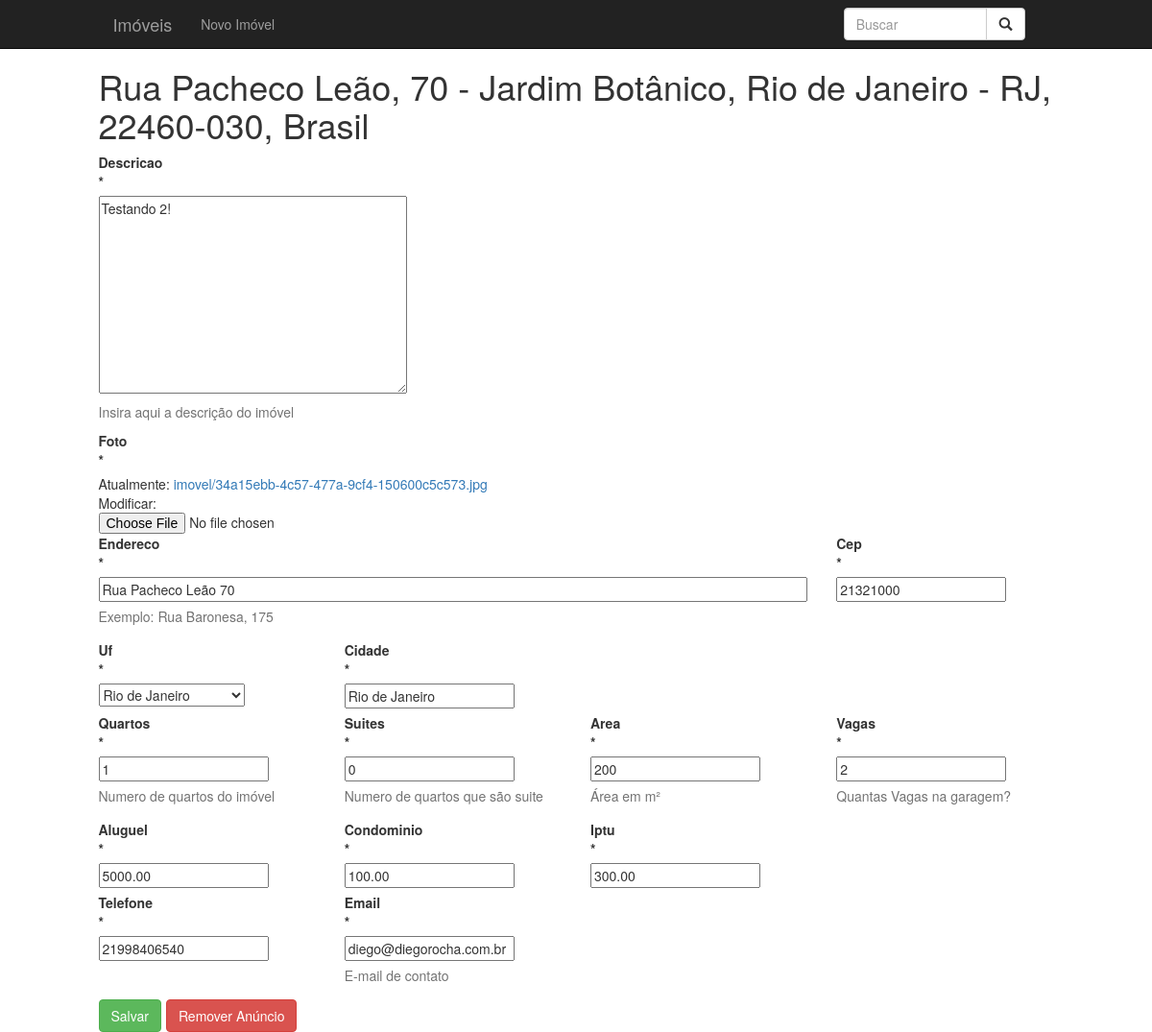
Screenshot of /imovel/130/editar with the database file from the repository.
### imoveis/models.py (models this page shows, shortened)
class Imovel(models.Model):
    class Meta:
        ordering = ('-incluido',)
        verbose_name = 'Imóvel'
        verbose_name_plural = 'Imóveis'
    descricao = models.TextField(blank=False, help_text="Insira aqui a descrição do imóvel")
    foto = models.ImageField(blank=False, upload_to=imovel_foto_path)
    endereco = models.CharField(blank=False, max_length=100, help_text="Exemplo: Rua Baronesa, 175")
    cep = models.CharField(blank=False, max_length=8)
    uf = models.CharField(blank=False, max_length=2, null=True, choices=UF)
    cidade = models.CharField(blank=False, max_length=50)
    endereco_formatado = models.CharField(editable=False, max_length=200)
    longitude = models.FloatField(editable=False)
    latitude = models.FloatField(editable=False)
    quartos = models.PositiveSmallIntegerField(help_text="Numero de quartos do imóvel", default=1)
    suites = models.PositiveSmallIntegerField(help_text="Numero de quartos que são suite", default=0)
    area = models.PositiveSmallIntegerField(help_text="Área em m²")
    vagas = models.PositiveSmallIntegerField(help_text="Quantas Vagas na garagem?", default=0)
    aluguel = models.DecimalField(blank=False, max_digits=8, decimal_places=2)
    condominio = models.DecimalField(max_digits=8, decimal_places=2, default=0)
    iptu = models.DecimalField(max_digits=8, decimal_places=2, default=0)
    telefone = models.CharField(blank=False, max_length=11)
    email = models.EmailField(blank=False, help_text="E-mail de contato")
    disponivel = models.BooleanField(default=True, help_text="Desmarque se o imóvel não estiver mais disponível")
    incluido = models.DateTimeField(auto_now_add=True, editable=False)
    alterado = models.DateTimeField(auto_now=True, editable=False)

### imoveis/views.py (the view)
# urls.py: url(r'^imovel/(?P<imovel_id>[0-9]+)/editar$', EditarImovelView.as_view(), name='editar'),
class EditarImovelView(UpdateView):
    template_name = 'editar.html'
    form_class = ImovelForm
    queryset = Imovel.objects.all()
    pk_field = 'pk'
    pk_url_kwarg = 'imovel_id'

### imoveis/forms.py
class ImovelForm(forms.ModelForm):
    class Meta:
        model = Imovel
        exclude = ('disponivel', )
    def __init__(self, *args, **kwargs):
        self.helper = ImovelFormHelper()
        super(ImovelForm, self).__init__(*args, **kwargs)

### imoveis/templates/editar.html (shortened to what this page needs)
{% extends 'base.html' %}
{% load static %}
{% load crispy_forms_tags %}
{% block custom_css %}
    <link href="{% static "css/editar.css" %}" rel="stylesheet">
{% endblock custom_css %}
{% block content %}
        {% if form.instance.id %}
        <h1>{{form.instance.endereco_formatado}}</h1>
        {% else %}
        <h1>Novo Imóvel</h1>
        {% endif %}
        {% crispy form %}
        {% if form.instance.id %}
        <button type="button" class="save btn btn-danger" data-toggle="modal" data-target="#modalRemoverAnuncio">Remover Anúncio</button>
        {% endif %}
{% endblock content %}

### imoveis/templates/base.html (shortened to what this page needs)
{% load static from staticfiles %}
<!DOCTYPE html>
<html lang="pt-br">
  <head>
    <link href="{% static "bootstrap-3.3.6/css/bootstrap.min.css" %}" rel="stylesheet">
    <link href="{% static "css/main.css" %}" rel="stylesheet">
    {% block custom_css %}
    {% endblock custom_css %}
  </head>
  <body>
    <nav class="navbar navbar-inverse navbar-fixed-top">
      <div class="row">
        <div class="col-md-10 col-md-offset-1">
          <div class="navbar-header">
            <a class="navbar-brand" href="{% url 'imoveis:home' %}">Imóveis</a>
            <ul class="nav navbar-nav">
              <li><a href="{% url 'imoveis:novo' %}">Novo Imóvel</a></li>
            </ul>
          </div>
          <div class="collapse navbar-collapse" id="bs-example-navbar-collapse-1">
              <div class="col-sm-3 col-md-3 pull-right">
                  <form method="GET" action="{% url 'imoveis:busca' %}" class="navbar-form" role="search">
                      <div class="input-group">
                          <input type="text" class="form-control" placeholder="Buscar" name="q">
                          <div class="input-group-btn">
                              <button class="btn btn-default" type="submit"><i class="glyphicon glyphicon-search"></i></button>
                          </div>
                      </div>
                  </form>
              </div>
          </div>
        </div>
      </div>
    </nav>
    <div class="row">
        <div class="col-md-10 col-md-offset-1 container">
          {% block content %}
          {% endblock content %}
        </div>
    </div>
  </body>
</html>

### aluguel/staticfiles/css/main.css (style rules this page uses)
.post-form input, .post-form label, .post-form span { display:block; }
.container { margin-top: 50px; }
.container form { display: inline; }
.post-form-field { margin-bottom: 5px; }
input#id_endereco { width: 100%; }

### aluguel/staticfiles/css/editar.css (style rules this page uses)
.post-form .btn { float: left; margin-right: 5px; }

### rows the page displays
Imovel: instance.endereco_formatado "Rua Pacheco Leão, 70 - Jardim Botânico, Rio de Janeiro - RJ, 22460-030, Brasil", descricao "Testando 2!", endereco "Rua Pacheco Leão 70", cep "21321000", uf "Rio de Janeiro", cidade "Rio de Janeiro", quartos "1", suites "0", area "200", vagas "2", aluguel "5000.00", condominio "100.00", iptu "300.00", telefone "21998406540", email "diego@diegorocha.com.br"
